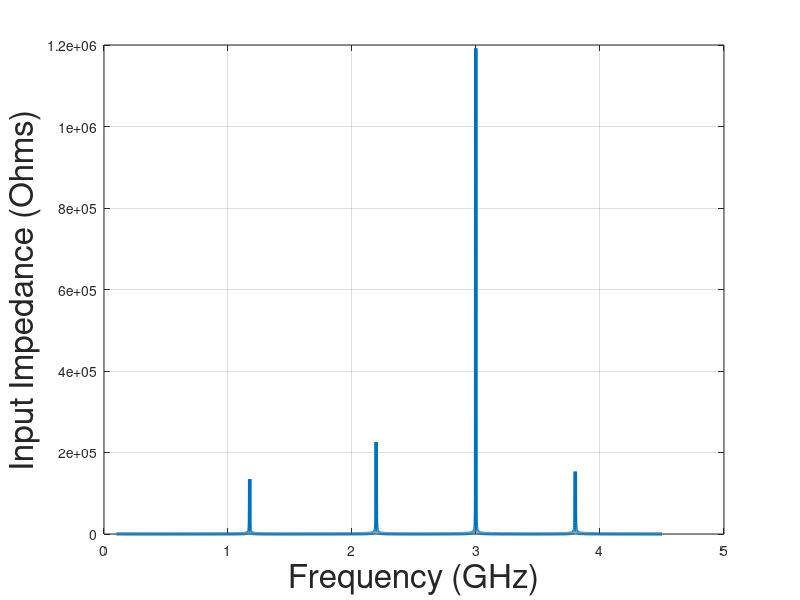
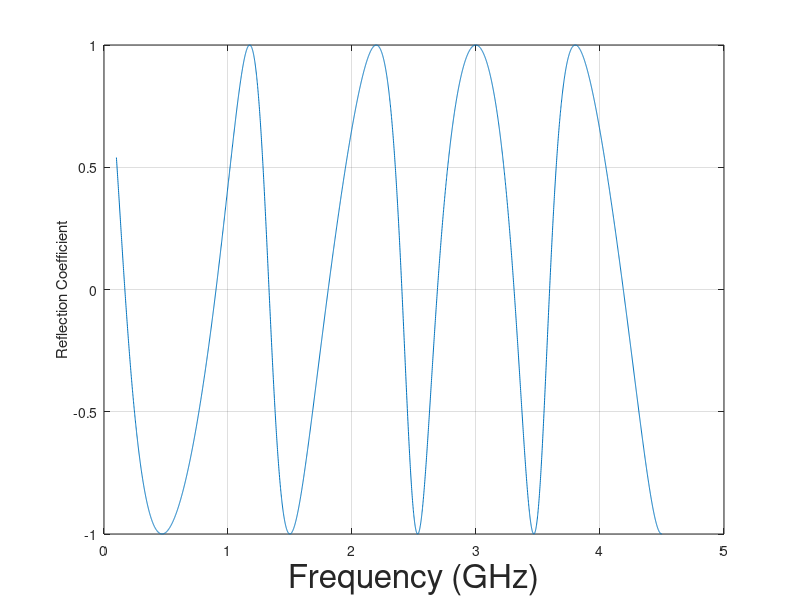

Write MATLAB code to recreate these figures, in order.
% This script calculates the imput impedance of the short circuited 
% and open circuited coaxial cable with insert.

close all;

fontsize = 24;
linewidth = 2.5;

eta0 = 376.73031346177066;
c0 = 299792.458e3;

f = 0.1e9:0.001e9:4.5e9;

l_1 = 0.025;
l_2 = 0.05;

eps_r1 = 1;
mu_r1 = 1;

eps_r2 = 4;
mu_r2 = 1;

beta_1 = 2*pi*f/c0*sqrt(mu_r1*eps_r1);
beta_2 = 2*pi*f/c0*sqrt(mu_r2*eps_r2);
Z_w1 = eta0*sqrt(mu_r1/eps_r1);
Z_w2 = eta0*sqrt(mu_r2/eps_r2);

rho_0 = 1;  % open circuit
rho_1 = rho_0*exp(-2j*beta_1*l_1);
Z_1 = Z_w1*(1+rho_1)./(1-rho_1);
rho_2 = (Z_1-Z_w2)./(Z_1+Z_w2);
rho_3 = rho_2.*exp(-2j*beta_2*l_2);
Z_2 = Z_w2*(1+rho_3)./(1-rho_3);
rho_4 = (Z_2-Z_w1)./(Z_2+Z_w1);
rho_5 = rho_4.*exp(-2j*beta_1*l_1);
Z_3 = Z_w2*(1+rho_5)./(1-rho_5);

figHandle = figure;
set(figHandle,'color','w');
plot(f*1e-9,abs(Z_3), 'LineWidth', linewidth);
% plot(f*1e-9,rho_5, 'LineWidth', linewidth);
xlabel('Frequency (GHz)', 'FontSize', fontsize);
ylabel('Input Impedance (Ohms)', 'FontSize', fontsize)
grid;
hold;

figHandle = figure;
plot(f*1e-9,real(rho_5));
grid;
ylabel('Reflection Coefficient');
xlabel('Frequency (GHz)', 'FontSize', fontsize);

% figHandle = figure;
% set(figHandle,'color','w');
% 
% rho_0 = -1; % short circuit
% rho_1 = rho_0*exp(-2j*beta_1*l_1);
% Z_1 = Z_w1*(1+rho_1)./(1-rho_1);
% rho_2 = (Z_1-Z_w2)./(Z_1+Z_w2);
% rho_3 = rho_2.*exp(-2j*beta_2*l_2);
% Z_2 = Z_w2*(1+rho_3)./(1-rho_3)
% rho_4 = (Z_2-Z_w1)./(Z_2+Z_w1);
% rho_5 = rho_4.*exp(-2j*beta_1*l_1);
% Z_3 = Z_w2*(1+rho_5)./(1-rho_5);
% plot(f*1e-9,abs(Z_3), 'LineWidth', linewidth);
% plot(f,rho_5, 'LineWidth', linewidth);

% % alternative way of computing
% Z_in0 = 0;
% Z_in1 = Z_w1.*(Z_in0+j*Z_w1*tan(beta_1*l_1))./...
%   (Z_w1+j*Z_in0*tan(beta_1*l_1));
% Z_in2 = Z_w2.*(Z_in1+j*Z_w2.*tan(beta_2*l_2))./...
%   (Z_w2+j*Z_in1.*tan(beta_2*l_2))
% Z_in3 = Z_w1.*(Z_in2+j*Z_w1.*tan(beta_1*l_1))./...
%   (Z_w1+j*Z_in2.*tan(beta_1*l_1));
% figHandle = figure;
% set(figHandle,'color','w');
% plot(f*1e-9,abs(Z_in3), 'LineWidth', linewidth);
% grid;

